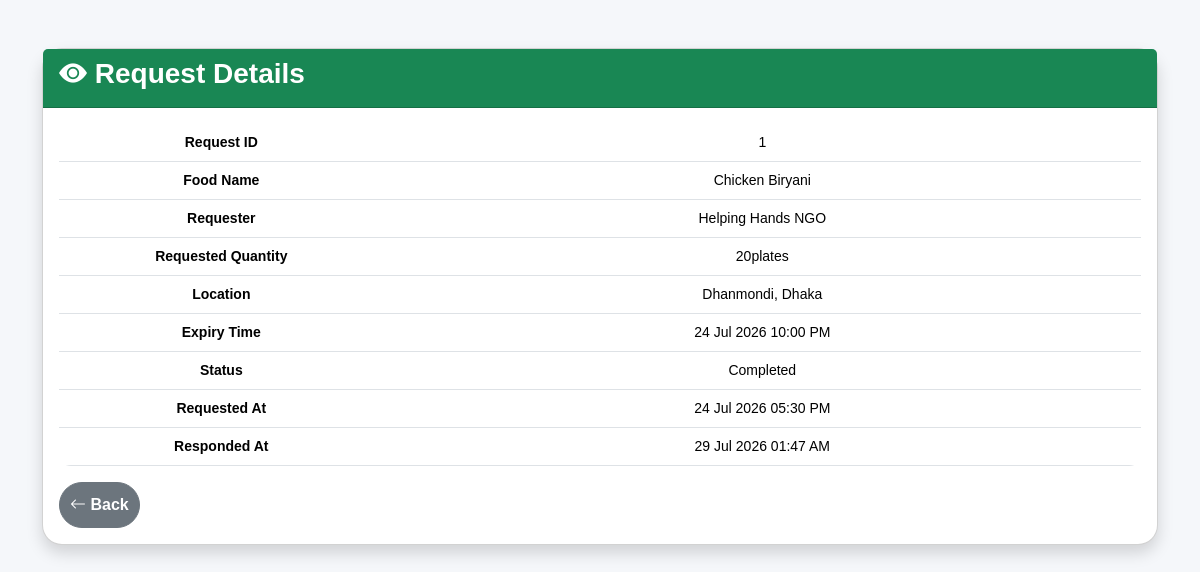
The app's page /FoodBridge_PHP/view-request.php?id=1 (signed in) with its own data.
### tables this page shows
CREATE TABLE `request` (
  `Request_ID` int(11) NOT NULL,
  `listing_id` int(11) NOT NULL,
  `requester_id` int(11) NOT NULL,
  `Requested_Quantity` int(11) NOT NULL,
  `request_status` varchar(30) NOT NULL,
  `requested_at` datetime NOT NULL,
  `responded_at` datetime DEFAULT NULL
);

CREATE TABLE `food_listing` (
  `listing_ID` int(11) NOT NULL,
  `donor_id` int(11) NOT NULL,
  `Food_Name` varchar(50) NOT NULL,
  `description` varchar(200) DEFAULT NULL,
  `quantity` int(11) NOT NULL,
  `unit` varchar(30) NOT NULL,
  `location` varchar(200) NOT NULL,
  `expiry_time` datetime NOT NULL,
  `status` varchar(30) NOT NULL,
  `created_at` datetime NOT NULL,
  `updated_at` datetime DEFAULT NULL
);

CREATE TABLE `user` (
  `user_id` int(11) NOT NULL,
  `full_name` varchar(50) NOT NULL,
  `email` varchar(40) NOT NULL,
  `password` varchar(8) NOT NULL,
  `phone` varchar(20) DEFAULT NULL,
  `role` varchar(20) NOT NULL,
  `address` varchar(200) DEFAULT NULL,
  `created_at` datetime NOT NULL
);

### FoodBridge_PHP/view-request.php (the view, shortened to what this page needs)
<?php
include("config.php");
$request_id = $_GET['id'];
$sql = "
SELECT
    r.*,
    f.Food_Name,
    f.quantity,
    f.unit,
    f.location,
    f.expiry_time,
    u.full_name
FROM REQUEST r
JOIN FOOD_LISTING f
ON r.listing_id = f.listing_ID
JOIN USER u
ON r.requester_id = u.user_id
WHERE r.Request_ID='$request_id'
";
$result = mysqli_query($conn,$sql);
$row = mysqli_fetch_assoc($result);
?>
<!DOCTYPE html>
<html lang="en">
<head>
<link href="https://cdn.jsdelivr.net/npm/bootstrap@5.3.7/dist/css/bootstrap.min.css" rel="stylesheet">
<link rel="stylesheet"
href="https://cdn.jsdelivr.net/npm/bootstrap-icons@1.13.1/font/bootstrap-icons.min.css">
<link rel="stylesheet" href="css/style.css">
</head>
<body>
<div class="container mt-5">
<div class="card shadow">
<div class="card-header bg-success text-white">
<h3>
<i class="bi bi-eye-fill"></i>
Request Details
</h3>
</div>
<div class="card-body">
<table class="table">
<tr>
<th width="30%">Request ID</th>
<td><?php echo $row['Request_ID']; ?></td>
</tr>
<tr>
<th>Food Name</th>
<td><?php echo $row['Food_Name']; ?></td>
</tr>
<tr>
<th>Requester</th>
<td><?php echo $row['full_name']; ?></td>
</tr>
<tr>
<th>Requested Quantity</th>
<td>
<?php echo $row['Requested_Quantity']; ?>
<?php echo $row['unit']; ?>
</td>
</tr>
<tr>
<th>Location</th>
<td><?php echo $row['location']; ?></td>
</tr>
<tr>
<th>Expiry Time</th>
<td>
<?php echo date("d M Y h:i A",strtotime($row['expiry_time'])); ?>
</td>
</tr>
<tr>
<th>Status</th>
<td><?php echo $row['request_status']; ?></td>
</tr>
<tr>
<th>Requested At</th>
<td>
<?php echo date("d M Y h:i A",strtotime($row['requested_at'])); ?>
</td>
</tr>
<tr>
<th>Responded At</th>
<td>
<?php
if($row['responded_at'])
{
echo date("d M Y h:i A",strtotime($row['responded_at']));
}
else
{
echo "Not Responded Yet";
}
?>
</td>
</tr>
</table>
<a href="request-food.php" class="btn btn-secondary">
<i class="bi bi-arrow-left"></i>
Back
</a>
</div>
</div>
</div>
</body>
</html>

### FoodBridge_PHP/css/style.css (style rules this page uses)
body { font-family: Arial, Helvetica, sans-serif; background-color: #f8f9fa; }
.card { transition: 0.3s; }
.btn { border-radius: 30px; padding: 10px 25px; }
.card { border-radius: 20px; }
.btn { border-radius: 30px; padding: 10px; font-weight: 600; }
h1,h2,h3 { font-weight: 700; }
.table { border-radius: 12px; overflow: hidden; }
.table tbody tr { transition: 0.25s; }
.btn { transition: 0.3s; }
body { background: #f5f7fa; }
.table { font-size: 14px; }
.table th, .table td { text-align: center; vertical-align: middle; }

### records on screen
request: Request_ID "1", listing.Food_Name "Chicken Biryani", requester.full_name "Helping Hands NGO", Requested_Quantity "20", listing.unit "plates", listing.location "Dhanmondi, Dhaka", listing.expiry_time "24 Jul 2026 10:00 PM", request_status "Completed", requested_at "24 Jul 2026 05:30 PM", responded_at "29 Jul 2026 01:47 AM"
